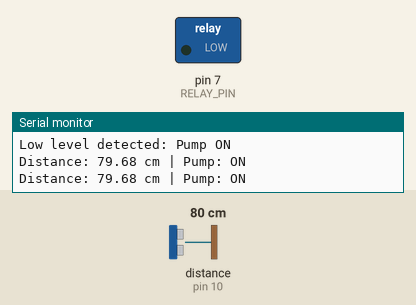
A sketch run on a simulated Arduino Uno, built with avr-gcc and run on an emulated ATmega328P. Parts: switched loads named in the sketch (green lamp = pin HIGH), the last lines printed to the serial monitor. Wiring (inferred from the names in the program): ultrasonic range finder: trigger pin 9; echo pin 10. The inputs (shaded band) are chosen by the test bench; at power-on: distance to the obstacle (sensor on pin 10) 80 cm. The echo pulse lasts 58.3 µs per cm; pins used as bus, display or sensor lines are not drawn.

Above: at 1.8 s.
1.9 s: distance to the obstacle (sensor on pin 10) set to 7 cm
4.2 s: distance to the obstacle (sensor on pin 10) set to 4 cm
At 5.8 s:
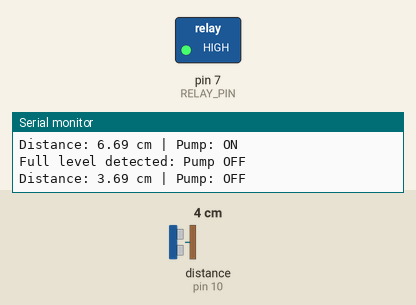
6.5 s: distance to the obstacle (sensor on pin 10) set to 13 cm
8.2 s: distance to the obstacle (sensor on pin 10) set to 18 cm
At 10.2 s:
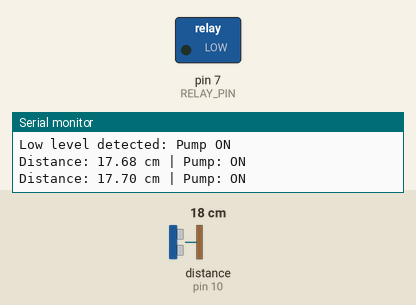
10.5 s: distance to the obstacle (sensor on pin 10) set to 2 cm
At 12.0 s:
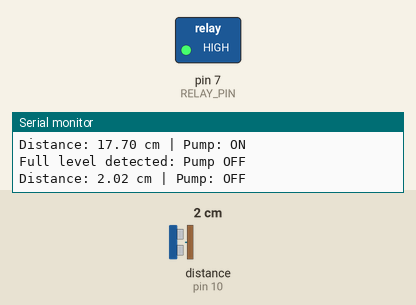
Timing chart, 0 to 13.5 s (numbered marks = the images above; inputs shaded):
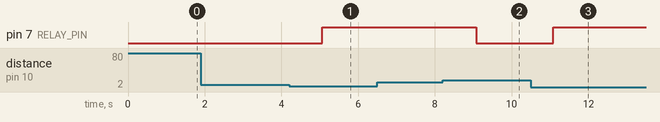

Measured:
- the behaviour switches between 6 and 5 cm on distance to the obstacle (sensor on pin 10) (found by bisection; images 0 and 1)
- the behaviour switches between 15 and 16 cm on distance to the obstacle (sensor on pin 10) (found by bisection; images 1 and 2)
- after the input at 4.2 s, pin 7 (RELAY_PIN): LOW → HIGH after 0.87 s
- after the input at 8.2 s, pin 7 (RELAY_PIN): HIGH → LOW after 0.87 s
- after the input at 10.5 s, pin 7 (RELAY_PIN): LOW → HIGH after 0.58 s

The sketch:

water_level_controller.ino
```cpp
/*
  Automatic Water Level Controller with Pump Cutoff
  Board: Arduino Uno | Sensor: HC-SR04 | Output: relay module

  Example thresholds:
  Start filling when distance >= 15 cm
  Stop filling when distance <= 5 cm

  Verify relay polarity and calibrate thresholds before use.
  This is starter code; hardware testing is pending.
*/
const byte TRIG_PIN = 9;
const byte ECHO_PIN = 10;
const byte RELAY_PIN = 7;

const float LOW_LEVEL_CM = 15.0;
const float FULL_LEVEL_CM = 5.0;

const byte RELAY_ON = LOW;   // Common active-LOW relay module
const byte RELAY_OFF = HIGH;

const unsigned long ECHO_TIMEOUT_US = 30000;
const unsigned long SAMPLE_DELAY_MS = 1000;

bool pumpOn = false;

float readDistanceCm() {
  digitalWrite(TRIG_PIN, LOW);
  delayMicroseconds(2);
  digitalWrite(TRIG_PIN, HIGH);
  delayMicroseconds(10);
  digitalWrite(TRIG_PIN, LOW);

  unsigned long duration = pulseIn(ECHO_PIN, HIGH, ECHO_TIMEOUT_US);
  if (duration == 0) return -1.0;

  return duration * 0.0343 / 2.0;
}

void setPump(bool state) {
  pumpOn = state;
  digitalWrite(RELAY_PIN, pumpOn ? RELAY_ON : RELAY_OFF);
}

void setup() {
  pinMode(TRIG_PIN, OUTPUT);
  pinMode(ECHO_PIN, INPUT);
  pinMode(RELAY_PIN, OUTPUT);

  digitalWrite(TRIG_PIN, LOW);
  digitalWrite(RELAY_PIN, RELAY_OFF);
  pumpOn = false;

  Serial.begin(9600);
  Serial.println("Water Level Controller Started");
  Serial.println("Pump initialized to OFF");
}

void loop() {
  float distance = readDistanceCm();

  if (distance < 0 || distance > 400) {
    setPump(false);
    Serial.println("Invalid sensor reading: Pump OFF");
    delay(SAMPLE_DELAY_MS);
    return;
  }

  if (!pumpOn && distance >= LOW_LEVEL_CM) {
    setPump(true);
    Serial.println("Low level detected: Pump ON");
  } else if (pumpOn && distance <= FULL_LEVEL_CM) {
    setPump(false);
    Serial.println("Full level detected: Pump OFF");
  }

  Serial.print("Distance: ");
  Serial.print(distance);
  Serial.print(" cm | Pump: ");
  Serial.println(pumpOn ? "ON" : "OFF");

  delay(SAMPLE_DELAY_MS);
}
```
